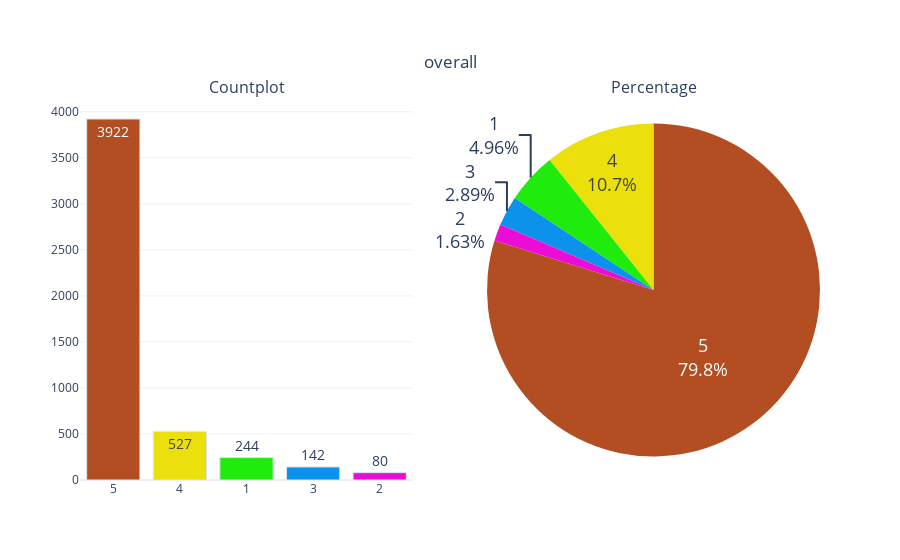

Notebook code for this chart:
### Code cell
import plotly.graph_objects as go
from plotly.subplots import make_subplots
import pandas as pd

constraints = ['#B34D22', '#EBE00C', '#1FEB0C', '#0C92Eb', '#EB0CD5']

# Assuming you have a DataFrame 'df' defined earlier

def categorical_variable_summary(df, column_name):
    fig = make_subplots(rows=1, cols=2,
                        subplot_titles=('Countplot', 'Percentage'),
                        specs=[[{"type": "bar"}, {"type": "pie"}]])
    
    fig.add_trace(go.Bar(y=df[column_name].value_counts().values.tolist(),
                         x=[str(i) for i in df[column_name].value_counts().index],
                         text=df[column_name].value_counts().values.tolist(),
                         textfont=dict(size=14),
                         name=column_name,
                         textposition='auto',
                         showlegend=False,
                         marker=dict(color=constraints,
                                     line=dict(color='#DBE6EC', width=1))),
                         row=1, col=1)
    
    fig.add_trace(go.Pie(labels=df[column_name].value_counts().keys(),
                         values=df[column_name].value_counts().values,
                         textfont=dict(size=18),
                         textinfo='percent+label',  # Added textinfo
                         textposition='auto',
                         showlegend=False,
                         marker=dict(colors=constraints)),
                         row=1, col=2)
    
    fig.update_layout(title={'text': column_name,
                            'y': 0.9,
                            'x': 0.5,
                            'xanchor': 'center',
                            'yanchor': 'top'},
                      template='plotly_white')
    
    fig.show()


categorical_variable_summary(df, 'overall')

### Figure 1 — Plotly figure (JSON) as saved in the notebook; plotly's stock layout.template omitted (floating-point values rounded to 4 significant figures)
{"data": [{"marker": {"color": ["#B34D22", "#EBE00C", "#1FEB0C", "#0C92Eb", "#EB0CD5"], "line": {"color": "#DBE6EC", "width": 1}}, "name": "overall", "showlegend": false, "text": ["3922", "527", "244", "142", "80"], "textfont": {"size": 14}, "textposition": "auto", "type": "bar", "x": ["5", "4", "1", "3", "2"], "xaxis": "x", "y": [3922, 527, 244, 142, 80], "yaxis": "y"}, {"domain": {"x": [0.55, 1], "y": [0, 1]}, "labels": [5, 4, 1, 3, 2], "marker": {"colors": ["#B34D22", "#EBE00C", "#1FEB0C", "#0C92Eb", "#EB0CD5"]}, "showlegend": false, "textfont": {"size": 18}, "textinfo": "percent+label", "textposition": "auto", "type": "pie", "values": [3922, 527, 244, 142, 80]}], "layout": {"annotations": [{"font": {"size": 16}, "showarrow": false, "text": "Countplot", "x": 0.225, "xanchor": "center", "xref": "paper", "y": 1, "yanchor": "bottom", "yref": "paper"}, {"font": {"size": 16}, "showarrow": false, "text": "Percentage", "x": 0.775, "xanchor": "center", "xref": "paper", "y": 1, "yanchor": "bottom", "yref": "paper"}], "autosize": true, "title": {"text": "overall", "x": 0.5, "xanchor": "center", "y": 0.9, "yanchor": "top"}, "xaxis": {"anchor": "y", "autorange": true, "domain": [0, 0.45], "range": [-0.5, 4.5], "type": "category"}, "yaxis": {"anchor": "x", "autorange": true, "domain": [0, 1], "range": [0, 4128.0], "type": "linear"}}}
